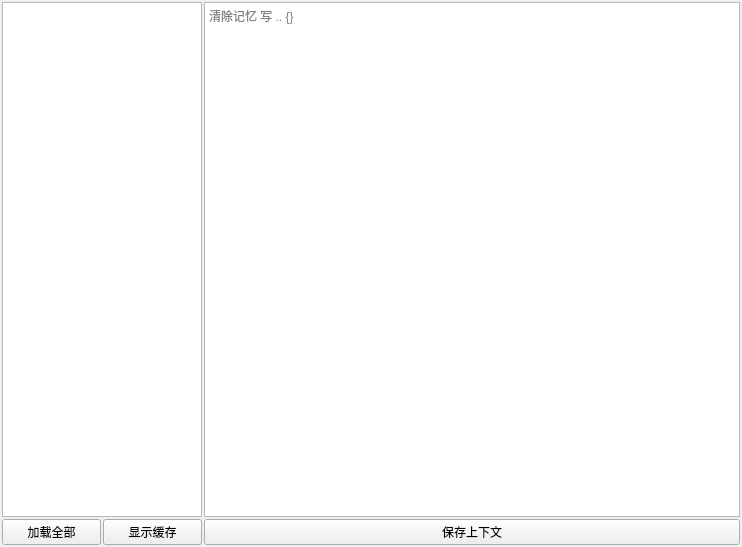
<?xml version="1.0" encoding="UTF-8"?>
<ui version="4.0">
 <class>aisxw</class>
 <widget class="QWidget" name="aisxw">
  <property name="geometry">
   <rect>
    <x>0</x>
    <y>0</y>
    <width>742</width>
    <height>547</height>
   </rect>
  </property>
  <property name="windowTitle">
   <string>Form</string>
  </property>
  <layout class="QHBoxLayout" name="horizontalLayout">
   <property name="spacing">
    <number>2</number>
   </property>
   <property name="leftMargin">
    <number>2</number>
   </property>
   <property name="topMargin">
    <number>2</number>
   </property>
   <property name="rightMargin">
    <number>2</number>
   </property>
   <property name="bottomMargin">
    <number>2</number>
   </property>
   <item>
    <layout class="QVBoxLayout" name="verticalLayout_2">
     <property name="spacing">
      <number>2</number>
     </property>
     <property name="leftMargin">
      <number>0</number>
     </property>
     <property name="topMargin">
      <number>0</number>
     </property>
     <item>
      <widget class="QListWidget" name="listWidget">
       <property name="maximumSize">
        <size>
         <width>200</width>
         <height>16777215</height>
        </size>
       </property>
      </widget>
     </item>
     <item>
      <layout class="QHBoxLayout" name="horizontalLayout_3">
       <property name="topMargin">
        <number>0</number>
       </property>
       <item>
        <widget class="QPushButton" name="pushButton_2">
         <property name="maximumSize">
          <size>
           <width>100</width>
           <height>16777215</height>
          </size>
         </property>
         <property name="text">
          <string>加载全部</string>
         </property>
        </widget>
       </item>
       <item>
        <widget class="QPushButton" name="pushButton_3">
         <property name="maximumSize">
          <size>
           <width>100</width>
           <height>16777215</height>
          </size>
         </property>
         <property name="text">
          <string>显示缓存</string>
         </property>
        </widget>
       </item>
      </layout>
     </item>
    </layout>
   </item>
   <item>
    <layout class="QVBoxLayout" name="verticalLayout">
     <property name="spacing">
      <number>2</number>
     </property>
     <property name="leftMargin">
      <number>0</number>
     </property>
     <property name="topMargin">
      <number>0</number>
     </property>
     <property name="rightMargin">
      <number>0</number>
     </property>
     <property name="bottomMargin">
      <number>0</number>
     </property>
     <item>
      <widget class="QTextEdit" name="textEdit">
       <property name="placeholderText">
        <string>清除记忆 写 .. {}</string>
       </property>
      </widget>
     </item>
     <item>
      <layout class="QHBoxLayout" name="horizontalLayout_2">
       <property name="spacing">
        <number>0</number>
       </property>
       <property name="leftMargin">
        <number>0</number>
       </property>
       <property name="topMargin">
        <number>0</number>
       </property>
       <property name="rightMargin">
        <number>0</number>
       </property>
       <property name="bottomMargin">
        <number>0</number>
       </property>
       <item>
        <widget class="QPushButton" name="pushButton">
         <property name="text">
          <string>保存上下文</string>
         </property>
        </widget>
       </item>
      </layout>
     </item>
    </layout>
   </item>
  </layout>
 </widget>
 <resources/>
 <connections/>
</ui>
